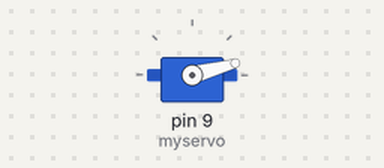
The sketch below on a simulated Arduino Uno, built with avr-gcc and run on an emulated ATmega328P. On the bench: servo.

Above: at 1.05 s.
At 3.95 s:
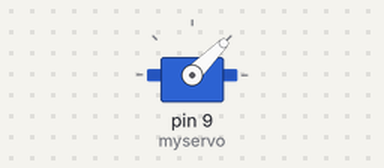
At 8.65 s:
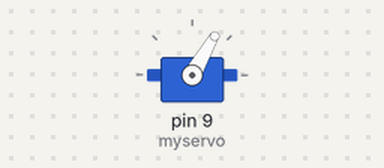
At 16.35 s:
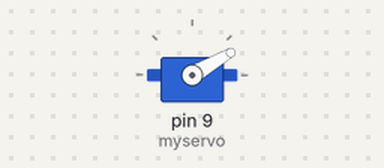
Timing chart, 0 to 21.3 s (numbered marks = the images above):
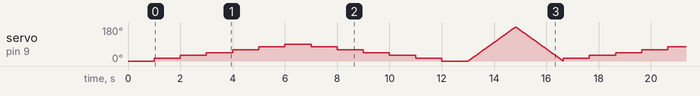

The sketch:

Servo.ino
```cpp
#include<Servo.h>
Servo myservo;

void setup() {
  // put your setup code here, to run once:
  myservo.attach(9);
  myservo.write(0);
  delay(1000);
}

void loop() {
  // put your main code here, to run repeatedly:
  myservo.write(15);
  delay(1000);

  myservo.write(30);
  delay(1000);

  myservo.write(45);
  delay(1000);

  myservo.write(60);
  delay(1000);

  myservo.write(75);
  delay(1000);

  myservo.write(90);
  delay(1000);

  myservo.write(75);
  delay(1000);

  myservo.write(60);
  delay(1000);

  myservo.write(45);
  delay(1000);

  myservo.write(30);
  delay(1000);

  myservo.write(15);
  delay(1000);

  myservo.write(0);
  delay(1000);

  for(int i=0;i<=180;i++)
  {
    myservo.write(i);
    delay(10);
  }

  for(int i=180;i>=0;i--)
  {
    myservo.write(i);
    delay(10);
  }
}
```
